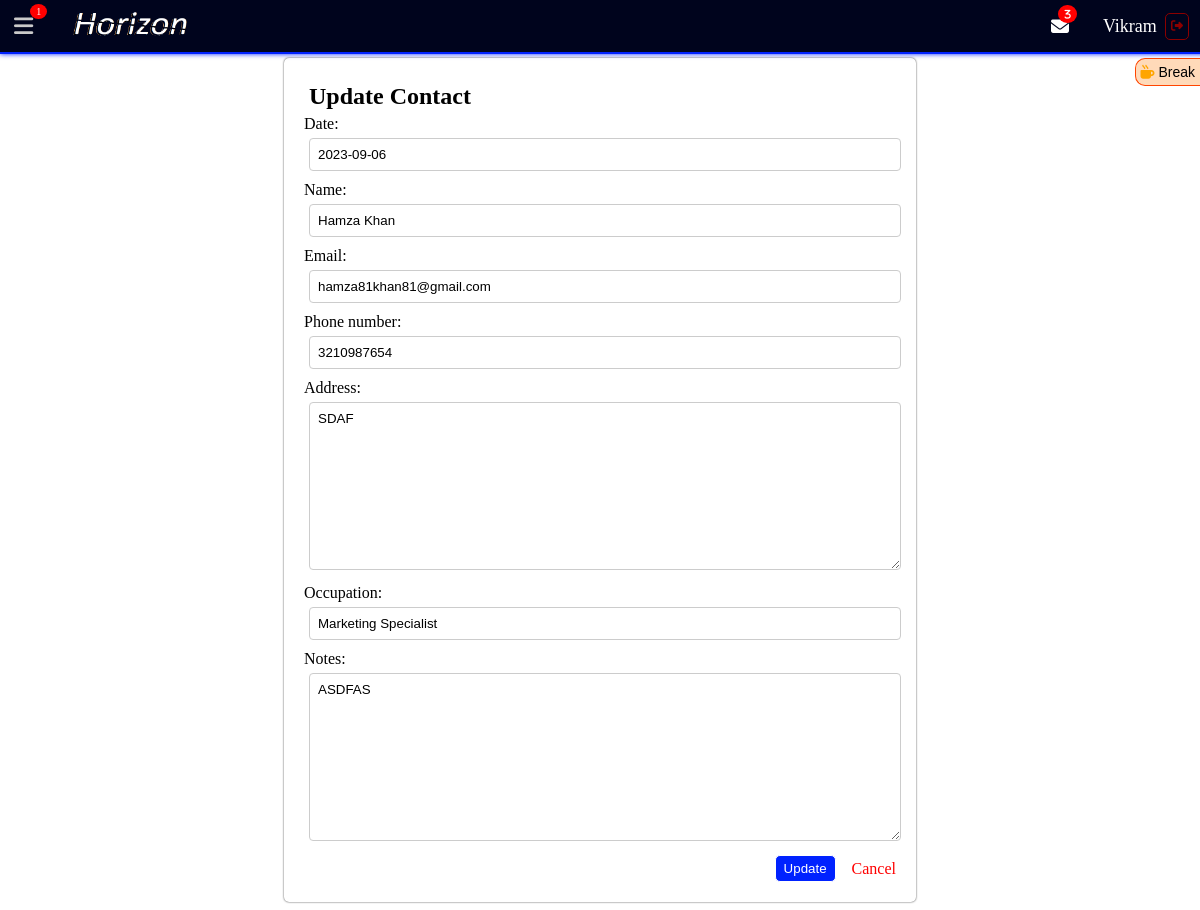
/contacts/update/2/ (signed in), run on the app's committed database.
### realestateapp/models.py (models this page shows, shortened)
class CustomUser(AbstractUser):
    USER_ROLES = [
        (1, "Admin"),
        (2, "Team Leader"),
        (3, "Agent"),
    ]
    role = models.PositiveIntegerField(choices=USER_ROLES, default=1)

class Agent(models.Model):
    auth_user = models.OneToOneField(
        CustomUser, on_delete=models.CASCADE, related_name='agent')
    username = models.CharField(max_length=150, unique=True)
    password = models.CharField(max_length=128)
    profile_pic = models.ImageField(upload_to='employ_profile_pic', null=True)
    first_name = models.CharField(max_length=100)
    last_name = models.CharField(max_length=100)
    email = models.EmailField(unique=True)
    phone_number = models.CharField(max_length=20)
    address = models.TextField()
    joining_date = models.DateField()
    sales_traget = models.CharField(blank=True,null=True,max_length=255)
    remarks = models.TextField(blank=True)
    team_leader = models.ForeignKey(
        TeamLeader, on_delete=models.CASCADE, related_name='agents')

class Contact(models.Model):
    name = models.CharField(max_length=100, null=True, blank=True)
    email = models.EmailField(null=True, blank=True)
    phone_number = models.CharField(max_length=20, null=True, blank=True)
    address = models.TextField(null=True, blank=True)
    occupation = models.CharField(max_length=100, null=True, blank=True)
    date = models.DateField(null=True, blank=True)
    notes = models.TextField(null=True, blank=True)

### realestateapp/views.py (the view)
# urls.py: path('contacts/update/<int:pk>/', ContactUpdateView.as_view(), name='contact_update'),
class ContactUpdateView(LoginRequiredMixin, SuccessMessageMixin, UpdateView):
    model = Contact
    fields = ['date', 'name', 'email', 'phone_number',
              'address', 'occupation', 'notes']
    template_name = 'contact_update.html'
    success_url = reverse_lazy('contact_list')
    success_message = "Contact Updated!"

### template/contact_update.html (shortened to what this page needs)
{% extends 'base.html' %}
{% block content %}
  <h2>Update Contact</h2>
  <br>
  <form class="update-form" method="post">
    <h2>Update Contact</h2>
    {{ form.as_p }}
    <div class="update-bottom-btns">
      <button type="submit">Update</button>
      <a href="{% url 'contact_list' %}" class="btn btn-secondary">Cancel</a>
    </div>
  </form>
{% endblock %}

### template/navbar.html (shortened to what this page needs)
{% load static %}
<div class="navbar">
  <div class="nav-left">
    <span id="menu-toggle" aria-label="Toggle Sidebar"><i class="fas fa-bars"></i> </span>
    <div id="menu-notification-badge" class="notification-badge menu"></div>
    {% if user.role == 1 %}
    <a href="{% url 'dashboard' %}">
      <img class="navbar-brand" src="{% static 'img/f-logo.png' %}" alt="">
    </a>
    {% elif user.role == 2 %}
    <a href="{% url 'dashboard' %}">
      <img class="navbar-brand" src="{% static 'img/f-logo.png' %}" alt="">
    </a>
    {% elif user.role == 3 %}
    <a href="{% url 'dashboard' %}">
      <img class="navbar-brand" src="{% static 'img/f-logo.png' %}" alt="">
    </a>
    {% endif %}
  </div>
  <div class="nav-right">
    {% if user.is_authenticated %}
    <div id="tea-break">
      <div class="blink">
        <div class="tea-break-icon" onclick="toggleTeaBreak()">
          <i class="fas fa-mug-hot"></i> Break
        </div>
      </div>
    </div>
    {% if user.role == 2 or user.role == 3 %}
    <a href="{% url 'inbox' %}" class="inbox">
      <i class="fas fa-solid fa-envelope">
        {% if unseen_team_leader_count %}
        <span class="notification-count">{{ unseen_team_leader_count }}</span>
        {% endif %}
      </i>
    </a>
    {% endif %}
    <p>{{ user.agent.first_name }}</p>
    <a class="sign-out" href="{% url 'user_logout' %}"><i class="fas fa-thin fa-sign-out-alt"></i></a>
    {% endif %}
  </div>
</div>

### realestateapp/static/css/base.css (style rules this page uses)
:root { --color-fade-white: #cacaca; --color-faded-white: #aaaaaa; --color-2-text: #777777; --color-secondary: #FAF1E6; --color-primary: #00041d; --button-color: #0022ff; --received-color: #0022ff88; --sent-color: #0022ff2d; --shade-: #006eff0a; }
input[type="text"], input[type="email"], input[type="tel"], input[type="number"], input[type="file"], input[type="password"], input[type="date"], input[type="datetime-local"], textarea, select { width: 100%; padding: 8px; border: 1px solid #ccc; border-radius: 4px; box-sizing: border-box; transition: border-color 0.3s ease; margin: 5px !important; font-family: Arial, Helvetica, sans-serif; outline: none; }
textarea { resize: vertical; }
.btn-secondary { text-decoration: none; color: red; cursor: pointer; }
img { width: 50px; height: 50px; border-radius: 50%; }
h2 { margin: 5px !important; }
button { padding: 5px 8px; border: 1px solid #ffffff; border-radius: 5px; background-color: #0022ff; color: white; cursor: pointer; }
a { text-decoration: none; }
.update-form { width: 50%; margin: auto; padding: 20px; box-shadow: 0 0 2px #333; border-radius: 5px; }
.update-form p { margin: 0; margin-bottom: 5px; }
.update-bottom-btns { display: flex; justify-content: right; align-items: center; gap: 1rem; }

### realestateapp/static/css/navbar.css (style rules this page uses)
.navbar { display: flex; justify-content: space-between; align-items: center; background-color: #00041d; padding: 10px; position: fixed; top: 0; left: 0; width: 100%; height: 2rem; z-index: 999; border-bottom: 2px solid #0022ff; box-shadow: 0 0 5px #0022ff; }
.nav-left { display: flex; align-items: center; padding: 0; gap: .5rem; }
.fa-bars { font-size: 22px; color: #cacaca; font-weight: bold; padding: 4px; transition: .3s ease-in-out; cursor: pointer; }
.navbar-brand { height: 1.8rem; border-radius: 10px; transition: .3s ease-in-out; width: 120px; }
.nav-right { display: flex; flex-direction: row; justify-content: right; align-items: center; gap: .1rem; margin-right: 1rem; }
.nav-right > p { color: white; font-size: 18px; text-transform: capitalize; }
.sign-out { margin: 15px 5px ; padding: 5px; color: darkred; border: 1px solid darkred; border-radius: 5px; text-decoration: none; font-size: 12px; transition: .3s color ease-in-out; }
#tea-break { position:fixed; display: flex; flex-direction: column; top: 4.5rem; right: -0px; background: #FFDAB9; border: 1px solid #FF4500; border-right: none; border-radius: 10px; border-top-right-radius: 0; border-bottom-right-radius: 0; transform: translateY(-50%); padding:5px; z-index: 9999; transition: right 0.5s; }
.tea-break-icon { cursor: pointer; color: #000000; font-size: 14px !important; font-family: Arial, Helvetica, sans-serif !important; text-transform: capitalize !important; text-align: center; }
.fa-mug-hot { color: orange; }
.notification-badge { position: relative; top: -15px; left: 35px; font-size: 10px; background-color: red; color: white; padding:2px 6px; border-radius: 50%; }
.menu { position: relative; left: -15px !important; }
.inbox { margin: 0 .5rem; color: white; font-size: 22px; }
.notification-count { position: relative; top: -15px; left: -15px; font-size: 10px; background-color: red; color: white; padding:4px 6px; border-radius: 50%; }
.fa-envelope { width: max-content; margin: auto; font-size: 18px; }

### data on the page
CustomUser: agent.first_name "Vikram"
Contact: date "2023-09-06", name "Hamza Khan", email "hamza81khan81@gmail.com", phone_number "3210987654", address "SDAF", occupation "Marketing Specialist", notes "ASDFAS"

### other printed values
{{ unseen_team_leader_count }} "3"
